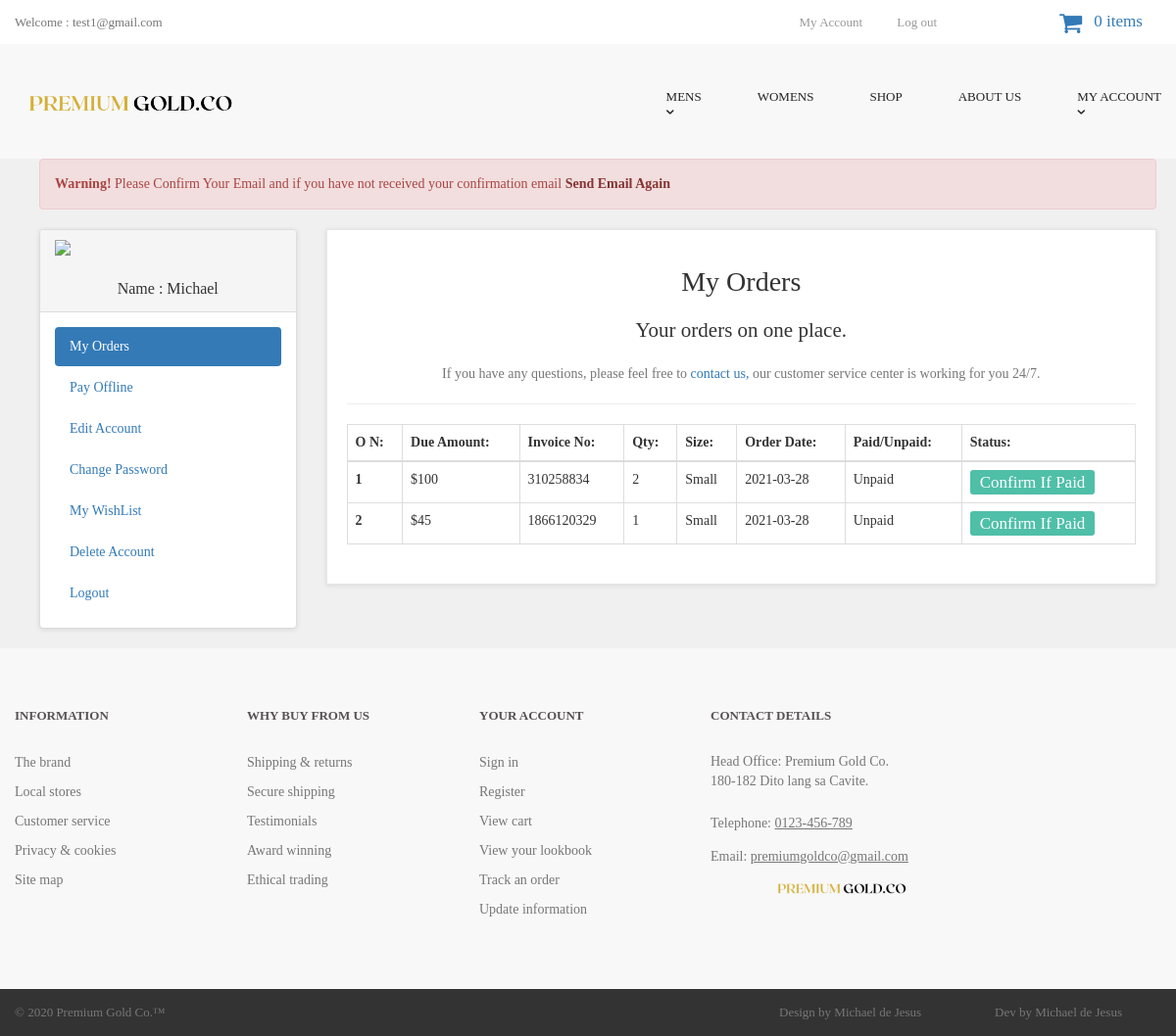
/customer/my_account.php?my_orders (signed in), run on the app's committed database.
### tables this page shows
CREATE TABLE `customers` (
  `customer_id` int(10) NOT NULL,
  `customer_name` varchar(255) NOT NULL,
  `customer_email` varchar(255) NOT NULL,
  `customer_pass` varchar(255) NOT NULL,
  `customer_country` text NOT NULL,
  `customer_city` text NOT NULL,
  `customer_contact` varchar(255) NOT NULL,
  `customer_address` text NOT NULL,
  `customer_image` text NOT NULL,
  `customer_ip` varchar(255) NOT NULL,
  `customer_confirm_code` text NOT NULL
);

CREATE TABLE `customer_orders` (
  `order_id` int(10) NOT NULL,
  `customer_id` int(10) NOT NULL,
  `due_amount` int(100) NOT NULL,
  `invoice_no` int(100) NOT NULL,
  `qty` int(10) NOT NULL,
  `size` text NOT NULL,
  `order_date` timestamp NOT NULL DEFAULT current_timestamp() ON UPDATE current_timestamp(),
  `order_status` text NOT NULL
);

### customer/my_orders.php (the view)
<center>
<h1>My Orders</h1>
<p class="lead"> Your orders on one place.</p>
<p class="text-muted" >
If you have any questions, please feel free to <a href="../contact.php" > contact us,</a> our customer service center is working for you 24/7.
</p>
</center>
<hr>
<div class="table-responsive" >
<table class="table table-bordered table-hover" >
<thead>
<tr>
<th>O N:</th>
<th>Due Amount:</th>
<th>Invoice No:</th>
<th>Qty:</th>
<th>Size:</th>
<th>Order Date:</th>
<th>Paid/Unpaid:</th>
<th>Status:</th>
</tr>
</thead>
<tbody>
<?php
$customer_session = $_SESSION['customer_email'];
$get_customer = "select * from customers where customer_email='$customer_session'";
$run_customer = mysqli_query($con,$get_customer);
$row_customer = mysqli_fetch_array($run_customer);
$customer_id = $row_customer['customer_id'];
$get_orders = "select * from customer_orders where customer_id='$customer_id'";
$run_orders = mysqli_query($con,$get_orders);
$i = 0;
while($row_orders = mysqli_fetch_array($run_orders)){
$order_id = $row_orders['order_id'];
$due_amount = $row_orders['due_amount'];
$invoice_no = $row_orders['invoice_no'];
$qty = $row_orders['qty'];
$size = $row_orders['size'];
$order_date = substr($row_orders['order_date'],0,11);
$order_status = $row_orders['order_status'];
$i++;
if($order_status=='pending'){
$order_status = "Unpaid";
}
else{
$order_status = "Paid";
}
?>
<tr>
<th><?php echo $i; ?></th>
<td>$<?php echo $due_amount; ?></td>
<td><?php echo $invoice_no; ?></td>
<td><?php echo $qty; ?></td>
<td><?php echo $size; ?></td>
<td><?php echo $order_date; ?></td>
<td><?php echo $order_status; ?></td>
<td>
<a href="confirm.php?order_id=<?php echo $order_id; ?>" target="blank" class="btn btn-primary btn-sm" > Confirm If Paid </a>
</td>
</tr>
<?php } ?>
</tbody>
</table>
</div>

### customer/includes/sidebar.php
<div class="panel panel-default sidebar-menu">
<div class="panel-heading">
<?php
$customer_session = $_SESSION['customer_email'];
$get_customer = "select * from customers where customer_email='$customer_session'";
$run_customer = mysqli_query($con,$get_customer);
$row_customer = mysqli_fetch_array($run_customer);
$customer_image = $row_customer['customer_image'];
$customer_name = $row_customer['customer_name'];
if(!isset($_SESSION['customer_email'])){
}
else {
echo "
<center>
<img src='customer_images/$customer_image' class='img-responsive'>
</center>
<br>
<h3 align='center' class='panel-title'> Name : $customer_name </h3>
";
}
?>
</div>
<div class="panel-body">
<ul class="nav nav-pills nav-stacked">
<li class="<?php if(isset($_GET['my_orders'])){ echo "active"; } ?>">
<a href="my_account.php?my_orders"> <i class="fa fa-list"> </i> My Orders </a>
</li>
<li class="<?php if(isset($_GET['pay_offline'])){ echo "active"; } ?>">
<a href="my_account.php?pay_offline"> <i class="fa fa-bolt"></i> Pay Offline </a>
</li>
<li class="<?php if(isset($_GET['edit_account'])){ echo "active"; } ?>">
<a href="my_account.php?edit_account"> <i class="fa fa-pencil"></i> Edit Account </a>
</li>
<li class="<?php if(isset($_GET['change_pass'])){ echo "active"; } ?>">
<a href="my_account.php?change_pass"> <i class="fa fa-user"></i> Change Password </a>
</li>
<li class="<?php if(isset($_GET['my_wishlist'])){ echo "active"; } ?>">
<a href="my_account.php?my_wishlist"> <i class="fa fa-heart"></i> My WishList </a>
</li>
<li class="<?php if(isset($_GET['delete_account'])){ echo "active"; } ?>">
<a href="my_account.php?delete_account"> <i class="fa fa-trash-o"></i> Delete Account </a>
</li>
<li>
<a href="logout.php"> <i class="fa fa-sign-out"></i> Logout </a>
</li>
</ul>
</div>
</div>

### customer/styles/backend.css (style rules this page uses)
html { font-family: "Roboto", Helvetica, Arial, sans-serif; line-height: 1.15; -ms-text-size-adjust: 100%; -webkit-text-size-adjust: 100% }
body { margin: 0 }
h1 { font-size: 2em; margin: .67em 0 }
hr { box-sizing: content-box; height: 0; overflow: visible }
a { background-color: transparent; -webkit-text-decoration-skip: objects }
img { border-style: none }
html { box-sizing: border-box }
body { min-width: 1190px; font-family: Montserrat, sans-serif; font-weight: 400; background-color: white; }
img { max-width: 100%; height: auto }
.btn { display: inline-block; vertical-align: top; font-size: 17px; line-height: 15px; text-decoration: none; -webkit-transition: .3s; transition: .3s }

### styles/style.css (style rules this page uses)
body { font-family: "Avenir Next Rounded Pro"; font-size: 14px; line-height: 1.42857143; color: #333333; background-color: #f0f0f0; overflow-x: hidden; }
.btn-primary { color:rgb(255, 255, 255); background-color:rgb(79, 191, 168); border-color:rgb(65, 179, 156); }
#content .panel.sidebar-menu { box-sizing: border-box; box-shadow: 0 1px 5px rgba(0, 0, 0, 0.1); }
#content .panel.sidebar-menu h3 { padding: 5px 0; margin: 0; }

### data on the page
customers: customer_name "Michael"
customer_orders: due_amount "100", invoice_no "310258834", qty "2", size "Small", order_date "2021-03-28", order_status "Unpaid"
customer_orders: due_amount "45", invoice_no "1866120329", qty "1", size "Small", order_date "2021-03-28", order_status "Unpaid"

### other printed values
$_SESSION['customer_email'] "test1@gmail.com"
$count_items "0"
